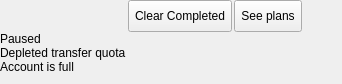
           <widget class="QWidget" name="pStatusHeader">
            <property name="sizePolicy">
             <sizepolicy hsizetype="Expanding" vsizetype="Fixed">
              <horstretch>0</horstretch>
              <verstretch>0</verstretch>
             </sizepolicy>
            </property>
            <property name="minimumSize">
             <size>
              <width>0</width>
              <height>66</height>
             </size>
            </property>
            <property name="maximumSize">
             <size>
              <width>16777215</width>
              <height>84</height>
             </size>
            </property>
            <layout class="QGridLayout" name="currentContentLayout">
             <property name="leftMargin">
              <number>0</number>
             </property>
             <property name="topMargin">
              <number>0</number>
             </property>
             <property name="rightMargin">
              <number>0</number>
             </property>
             <property name="bottomMargin">
              <number>0</number>
             </property>
             <property name="horizontalSpacing">
              <number>2</number>
             </property>
             <property name="verticalSpacing">
              <number>0</number>
             </property>
             <item row="0" column="2">
              <widget class="QToolButton" name="tSeePlans">
               <property name="minimumSize">
                <size>
                 <width>0</width>
                 <height>32</height>
                </size>
               </property>
               <property name="maximumSize">
                <size>
                 <width>16777215</width>
                 <height>16777215</height>
                </size>
               </property>
               <property name="cursor">
                <cursorShape>PointingHandCursor</cursorShape>
               </property>
               <property name="text">
                <string>See plans</string>
               </property>
              </widget>
             </item>
             <item row="2" column="0">
              <widget class="QLabel" name="lTransferOverQuota">
               <property name="text">
                <string>Depleted transfer quota</string>
               </property>
              </widget>
             </item>
             <item row="0" column="3">
              <spacer name="horizontalSpacer_13">
               <property name="orientation">
                <enum>Qt::Horizontal</enum>
               </property>
               <property name="sizeHint" stdset="0">
                <size>
                 <width>40</width>
                 <height>20</height>
                </size>
               </property>
              </spacer>
             </item>
             <item row="0" column="0">
              <widget class="QLabel" name="lCurrentContent">
               <property name="minimumSize">
                <size>
                 <width>0</width>
                 <height>32</height>
                </size>
               </property>
               <property name="maximumSize">
                <size>
                 <width>16777215</width>
                 <height>32</height>
                </size>
               </property>
               <property name="text">
                <string/>
               </property>
              </widget>
             </item>
             <item row="7" column="0">
              <widget class="QLabel" name="lStorageOverQuota">
               <property name="text">
                <string>Account is full</string>
               </property>
              </widget>
             </item>
             <item row="1" column="0">
              <widget class="QLabel" name="lPaused">
               <property name="text">
                <string>Paused</string>
               </property>
              </widget>
             </item>
             <item row="0" column="1">
              <widget class="QToolButton" name="tActionButton">
               <property name="sizePolicy">
                <sizepolicy hsizetype="Preferred" vsizetype="Fixed">
                 <horstretch>0</horstretch>
                 <verstretch>0</verstretch>
                </sizepolicy>
               </property>
               <property name="minimumSize">
                <size>
                 <width>0</width>
                 <height>32</height>
                </size>
               </property>
               <property name="maximumSize">
                <size>
                 <width>16777215</width>
                 <height>32</height>
                </size>
               </property>
               <property name="cursor">
                <cursorShape>PointingHandCursor</cursorShape>
               </property>
               <property name="text">
                <string>Clear Completed</string>
               </property>
              </widget>
             </item>
             <item row="8" column="0">
              <spacer name="verticalSpacer_2">
               <property name="orientation">
                <enum>Qt::Vertical</enum>
               </property>
               <property name="sizeHint" stdset="0">
                <size>
                 <width>0</width>
                 <height>0</height>
                </size>
               </property>
              </spacer>
             </item>
            </layout>
           </widget>
